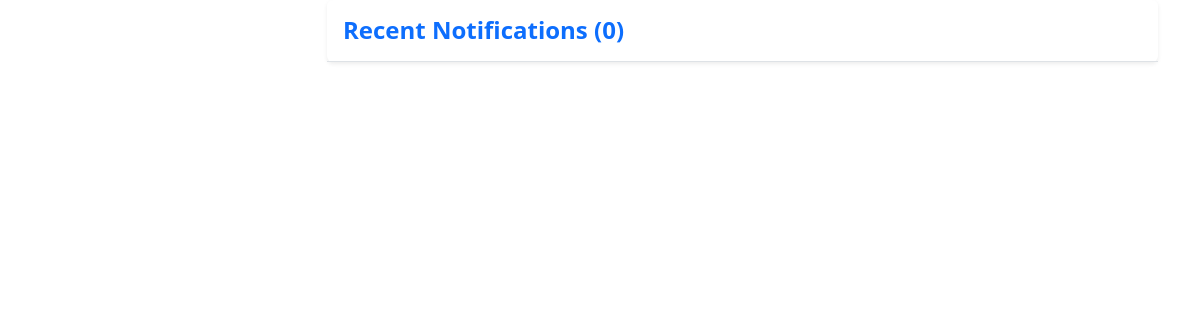
/auth1/user/19/notifications, run on an earlier commit of the app's database.
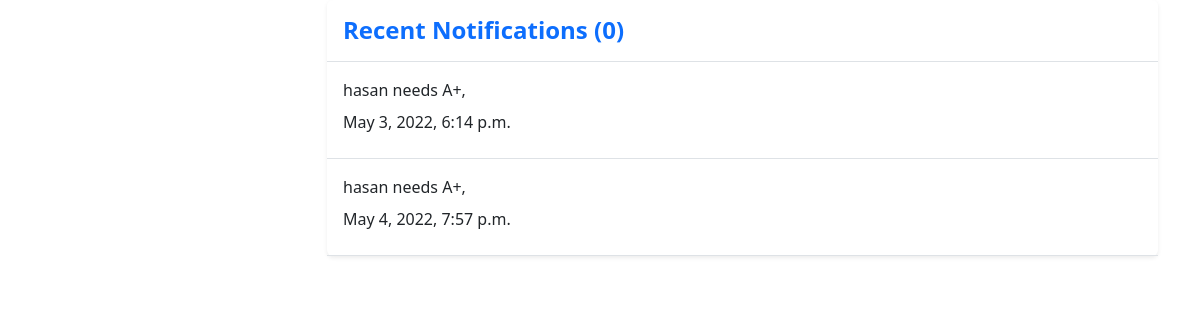
And on a later commit of the database.
### auth1/models.py (models this page shows)
class Notification(models.Model):
	message = models.CharField(max_length=255)
	receiver = models.ManyToManyField(RegisterUser, related_name='receiver')
	read_by = models.ManyToManyField(RegisterUser, related_name='read_by', blank=True, null=True)
	context = models.IntegerField(null=True)
	creation_date = models.DateTimeField(default=timezone.now)

### auth1/views.py (the view)
# urls.py: path('user/<int:pk>/notifications', views.view_notifications, name='view_notifications'),
def view_notifications(request, pk):
    user = request.user.id
    notifications = Notification.objects.filter(receiver=user)
    unread_notifications = Notification.objects.filter(receiver=user).exclude(read_by=user)
    total_unread_notifications = len(unread_notifications)
    return render(request, 'auth1/notifications.html', {
        'notifications': notifications,
        'total_unread_notifications': total_unread_notifications,
    })

### post/context_processors.py (called while the page is built)
def notification_to_base(request):
    user = request.user.id
    notifications = Notification.objects.filter(receiver=user).order_by('-creation_date')
    unread_notifications = Notification.objects.filter(receiver=user).exclude(read_by=user).order_by('-creation_date')
    total_unread_notifications = len(unread_notifications)
    return {
        'total_unread_notifications': total_unread_notifications,
        'notifications': notifications,
        }

### auth1/templates/auth1/notifications.html (shortened to what this page needs)
<link rel="stylesheet"
    href="https://cdnjs.cloudflare.com/ajax/libs/MaterialDesign-Webfont/5.3.45/css/materialdesignicons.css"
 />
{% load bootstrap5 %}
{% bootstrap_css %}
<div class="container">
    <div class="row">
        <div class="col-lg-3 left">
        </div>
        <div class="col-lg-9 right">
            <div class="box shadow-sm rounded bg-white mb-3">
                <div class="box-title border-bottom p-3">
                    <h4 class="m-0 text-primary fw-bold">Recent Notifications   ({{total_unread_notifications}}) </h4>
                </div>
                <div class="box-body p-0">
                    {% for notification in notifications %}
                    <div class="p-3 d-flex align-items-center border-bottom osahan-post-header">
                        <div class="font-weight-bold mr-3">
                            <div class="mb-2">{{ notification.message }}</div>
                            <div class="mb-2">{{ notification.creation_date }}</div>
                        </div>
                    </div>
                    {% endfor %}
                </div>
            </div>
        </div>
    </div>

What changed in the data, as far as the page shows it:
added Notification: message "hasan needs A+,", creation_date "May 3, 2022, 6:14 p.m."
added Notification: message "hasan needs A+,", creation_date "May 4, 2022, 7:57 p.m."
